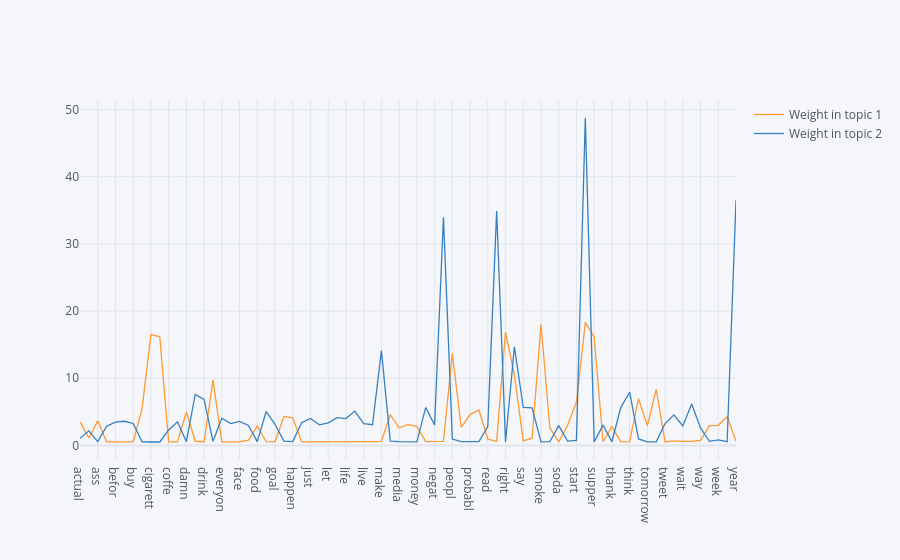

Notebook code for this chart:
### Code cell
df.set_index('Words').iplot()

### Figure 1 — Plotly figure (JSON) as saved in the notebook; plotly's stock layout.template omitted (floating-point values rounded to 4 significant figures)
{"data": [{"line": {"color": "rgba(255, 153, 51, 1.0)", "dash": "solid", "shape": "linear", "width": 1.3}, "mode": "lines", "name": "Weight in topic 1", "text": "", "type": "scatter", "x": ["actual", "alreadi", "ass", "bad", "befor", "bitch", "buy", "care", "cigarett", "club", "coffe", "complain", "damn", "day", "drink", "eat", "everyon", "everyth", "face", "final", "food", "fuck", "goal", "good", "happen", "hit", "just", "know", "let", "lie", "life", "like", "live", "love", "make", "mayb", "media", "moment", "money", "need", "negat", "new", "peopl", "plan", "probabl", "procrastin", "read", "resolut", "right", "rt", "say", "shit", "smoke", "social", "soda", "spend", "start", "stop", "supper", "talk", "thank", "thing", "think", "time", "tomorrow", "tri", "tweet", "use", "wait", "want", "way", "wear", "week", "work", "year"], "y": [3.507, 1.106, 3.652, 0.5464, 0.5354, 0.5225, 0.5389, 5.445, 16.49, 16.16, 0.5132, 0.5264, 4.977, 0.6156, 0.5411, 9.724, 0.5234, 0.5185, 0.5232, 0.7752, 2.869, 0.5513, 0.5348, 4.311, 4.115, 0.5211, 0.5394, 0.5373, 0.5263, 0.5583, 0.5812, 0.5406, 0.5544, 0.56, 0.5885, 4.591, 2.627, 3.093, 2.823, 0.5611, 0.5628, 0.6071, 13.68, 2.701, 4.583, 5.272, 0.946, 0.596, 16.88, 10.51, 0.6714, 1.069, 18.04, 2.627, 0.5167, 3.015, 6.428, 18.3, 16.16, 0.5479, 2.803, 0.517, 0.5691, 6.965, 2.939, 8.332, 0.5157, 0.6836, 0.6035, 0.6025, 0.7571, 2.952, 2.997, 4.272, 0.6497]}, {"line": {"color": "rgba(55, 128, 191, 1.0)", "dash": "solid", "shape": "linear", "width": 1.3}, "mode": "lines", "name": "Weight in topic 2", "text": "", "type": "scatter", "x": ["actual", "alreadi", "ass", "bad", "befor", "bitch", "buy", "care", "cigarett", "club", "coffe", "complain", "damn", "day", "drink", "eat", "everyon", "everyth", "face", "final", "food", "fuck", "goal", "good", "happen", "hit", "just", "know", "let", "lie", "life", "like", "live", "love", "make", "mayb", "media", "moment", "money", "need", "negat", "new", "peopl", "plan", "probabl", "procrastin", "read", "resolut", "right", "rt", "say", "shit", "smoke", "social", "soda", "spend", "start", "stop", "supper", "talk", "thank", "thing", "think", "time", "tomorrow", "tri", "tweet", "use", "wait", "want", "way", "wear", "week", "work", "year"], "y": [1.047, 2.163, 0.5543, 2.864, 3.469, 3.591, 3.267, 0.5403, 0.5072, 0.5071, 2.307, 3.521, 0.5579, 7.58, 6.85, 0.608, 4.057, 3.26, 3.561, 2.978, 0.5621, 5.041, 3.14, 0.6462, 0.5663, 3.369, 4.022, 3.073, 3.366, 4.131, 3.996, 5.109, 3.256, 3.073, 14.1, 0.6425, 0.5777, 0.5813, 0.527, 5.649, 3.027, 33.97, 0.9419, 0.5593, 0.5637, 0.562, 2.815, 34.88, 0.5108, 14.69, 5.662, 5.595, 0.5194, 0.5777, 2.952, 0.6419, 0.7615, 48.74, 0.5071, 3.018, 0.5488, 5.624, 7.915, 0.9698, 0.5336, 0.5469, 3.252, 4.548, 2.9, 6.169, 2.597, 0.6038, 0.8118, 0.5538, 36.49]}], "layout": {"legend": {"bgcolor": "#F5F6F9", "font": {"color": "#4D5663"}}, "paper_bgcolor": "#F5F6F9", "plot_bgcolor": "#F5F6F9", "title": {"font": {"color": "#4D5663"}}, "xaxis": {"gridcolor": "#E1E5ED", "showgrid": true, "tickfont": {"color": "#4D5663"}, "title": {"font": {"color": "#4D5663"}, "text": ""}, "zerolinecolor": "#E1E5ED"}, "yaxis": {"gridcolor": "#E1E5ED", "showgrid": true, "tickfont": {"color": "#4D5663"}, "title": {"font": {"color": "#4D5663"}, "text": ""}, "zerolinecolor": "#E1E5ED"}}}
